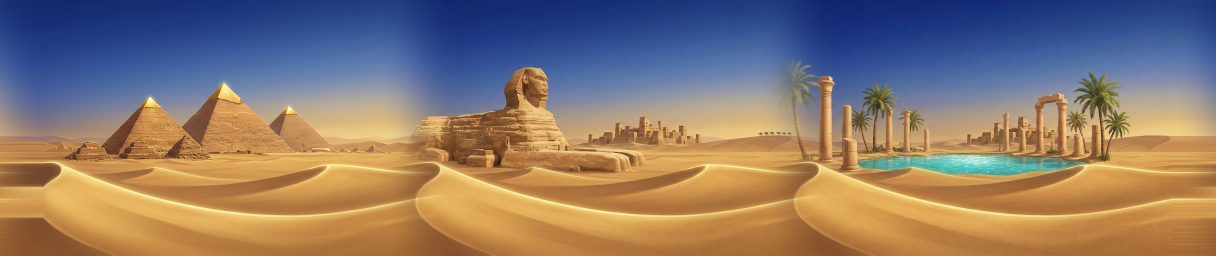
#> input picture assets/images/desert_bg.jpg, 3648 x 768 px, given in place of stylized_cosmos_1_1788261408318.jpg, which was not available (shown at 1/3 size); the run also reads 1 picture not shown here
$ python stitch_cosmos.py
#> lines starting #> are read from the running program, lines starting #| are printed output that depends on the picture; pictures that were not available may be replaced by others from this repository, and a replacement may not be noted
import os
import math
import numpy as np
from PIL import Image

def smooth_blend(arr1, arr2, overlap):
    """
    Blends two numpy image arrays horizontally over an overlap width
    using a smooth cosine S-curve transition.
    arr1: Left image (H, W1, C)
    arr2: Right image (H, W2, C)
    overlap: Number of pixels to overlap and crossfade
    """
    h, w1, _ = arr1.shape
    _, w2, _ = arr2.shape

    # Non-overlapping left part
    left_part = arr1[:, :w1 - overlap, :]

    # Overlapping blend region
    overlap_left = arr1[:, w1 - overlap:, :].astype(np.float32)
    overlap_right = arr2[:, :overlap, :].astype(np.float32)

    # Create smooth cosine transition weights: 0.0 at left, 1.0 at right
    t = np.linspace(0, 1, overlap, endpoint=True)[np.newaxis, :, np.newaxis]
    weights = (0.5 - 0.5 * np.cos(np.pi * t)).astype(np.float32)

    blended_overlap = (overlap_left * (1.0 - weights) + overlap_right * weights).astype(np.uint8)

    # Non-overlapping right part
    right_part = arr2[:, overlap:, :]

    return np.concatenate([left_part, blended_overlap, right_part], axis=1)

def make_truly_seamless(arr, wrap_overlap=280):
    """
    Blends the right edge into the left edge with a smooth cosine window,
    so that when repeating horizontally, the transition across x=0 and x=W
    is completely seamless with zero line or seam.
    """
    H, W, C = arr.shape
    K = wrap_overlap
    L = arr[:, :K, :].astype(np.float32)
    R = arr[:, W - K:, :].astype(np.float32)

    t = np.linspace(0, 1, K, endpoint=True)[np.newaxis, :, np.newaxis]
    alpha = (0.5 - 0.5 * np.cos(np.pi * t)).astype(np.float32)

    blended = (1.0 - alpha) * R + alpha * L
    middle = arr[:, K : W - K, :].astype(np.float32)

    return np.concatenate([blended, middle], axis=1).astype(np.uint8)

def process_panorama():
    base_dir = r"C:\Users\gurpr\.gemini\antigravity-ide\brain\077f5367-1aab-439d-9e17-d894ac96da0d"
    p1_path = os.path.join(base_dir, "stylized_cosmos_1_1788261408318.jpg")
    p2_path = os.path.join(base_dir, "stylized_cosmos_2_1788261432341.jpg")
    p3_path = os.path.join(base_dir, "stylized_cosmos_3_1788261454027.jpg")

    target_height = 768

    img1 = Image.open(p1_path).convert("RGB")
#> img1 is the input picture: PIL image 3648x768 RGB; mean R, G, B 139, 121.2, 109.9
    img2 = Image.open(p2_path).convert("RGB")
    img3 = Image.open(p3_path).convert("RGB")

    def resize_h(img, h):
        w = int(round(img.width * (h / img.height)))
        return img.resize((w, h), Image.Resampling.LANCZOS)

    img1 = resize_h(img1, target_height)
    img2 = resize_h(img2, target_height)
    img3 = resize_h(img3, target_height)

    arr1 = np.array(img1)
    arr2 = np.array(img2)
    arr3 = np.array(img3)

    overlap = 260

    print(f"Stylized Panel 1 shape: {arr1.shape}")
#| Stylized Panel 1 shape: (768, 3648, 3)
    print(f"Stylized Panel 2 shape: {arr2.shape}")
#| Stylized Panel 2 shape: (768, 3648, 3)
    print(f"Stylized Panel 3 shape: {arr3.shape}")
#| Stylized Panel 3 shape: (768, 3648, 3)

    # 1. Stitch Panel 1 -> Panel 2
    stitched_12 = smooth_blend(arr1, arr2, overlap)
#> in smooth_blend, `overlap_left = arr1[:, w1 - overlap:, :].astype(np.float32)`:
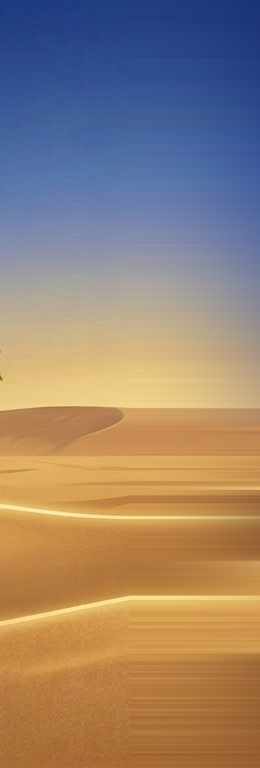
#> overlap_left: shape (768, 260, 3) float32; mean R, G, B 151.4, 130.5, 113.6
#> in smooth_blend, `overlap_right = arr2[:, :overlap, :].astype(np.float32)`:
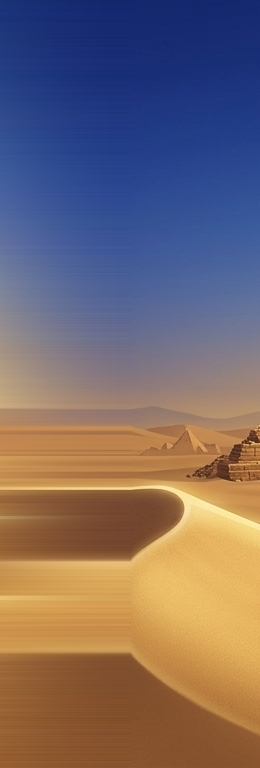
#> overlap_right: shape (768, 260, 3) float32; mean R, G, B 120, 104.6, 106.7
#> in smooth_blend, `blended_overlap = (overlap_left * (1.0 - weights) + overlap_right * we..`:
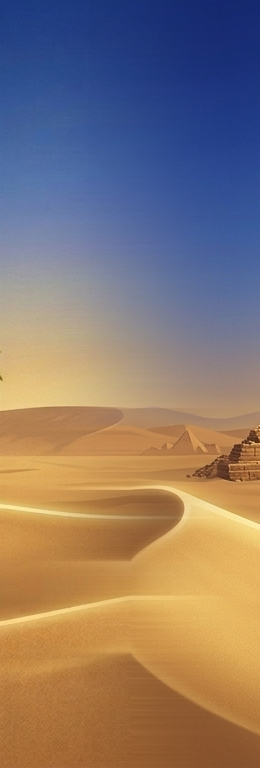
#> blended_overlap: shape (768, 260, 3); mean R, G, B 137.7, 119.7, 110.9
#> in smooth_blend, `right_part = arr2[:, overlap:, :]`:
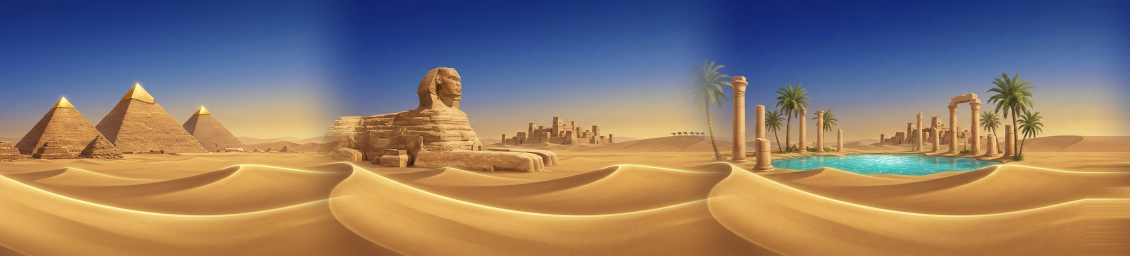
#> right_part: shape (768, 3388, 3) (shown at 1/3 size); mean R, G, B 140.4, 122.5, 110.1
    print(f"Stitched 1-2 shape: {stitched_12.shape}")
#| Stitched 1-2 shape: (768, 7036, 3)

    # 2. Stitch (1-2) -> Panel 3
    stitched_123 = smooth_blend(stitched_12, arr3, overlap)
#> call 2 of smooth_blend, with overlap = 260
#> in smooth_blend (call 2), `left_part = arr1[:, :w1 - overlap, :]`:
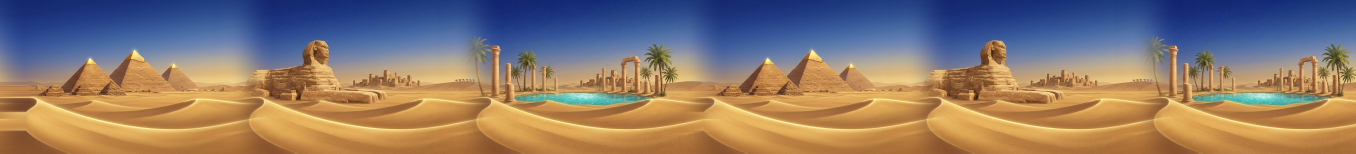
#> left_part: shape (768, 6776, 3) (shown at 1/5 size); mean R, G, B 138.7, 121.1, 109.8
    print(f"Stitched 1-2-3 shape: {stitched_123.shape}")
#| Stitched 1-2-3 shape: (768, 10424, 3)

    # 3. Create zero-seam wrap-around horizontal loop
    seamless_panorama = make_truly_seamless(stitched_123, wrap_overlap=280)
#> in make_truly_seamless, `blended = (1.0 - alpha) * R + alpha * L`:
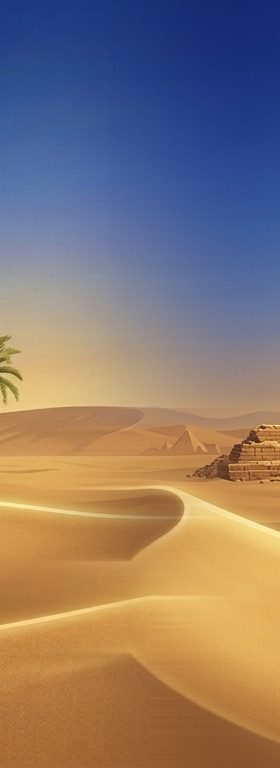
#> blended: shape (768, 280, 3) float32; mean R, G, B 138.7, 120.8, 111.6
#> in make_truly_seamless, `return np.concatenate([blended, middle], axis=1).astype(np.uint8)`:
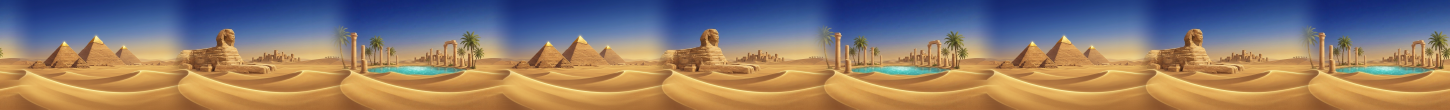
#> returned value: shape (768, 10144, 3) (shown at 1/7 size); mean of channels 0, 1, 2 139.4, 121.7, 109.9; drawn as R, G, B
    print(f"Final seamless panorama shape: {seamless_panorama.shape}")
#| Final seamless panorama shape: (768, 10144, 3)

    final_img = Image.fromarray(seamless_panorama)

    out_dir = r"c:\Users\gurpr\OneDrive\Desktop\Projects\Flutter\Work - Freelance\Games\dino_run_epochs\assets\images"
    out_path = os.path.join(out_dir, "cosmos_bg.jpg")

    final_img.save(out_path, quality=95, optimize=True)
    print(f"Saved stylized cosmos background to: {out_path}")

    pano_copy = os.path.join(out_dir, "cosmos_bg_panorama.jpg")
    final_img.save(pano_copy, quality=95, optimize=True)
    print(f"Saved panorama copy to: {pano_copy}")

if __name__ == "__main__":
    process_panorama()
